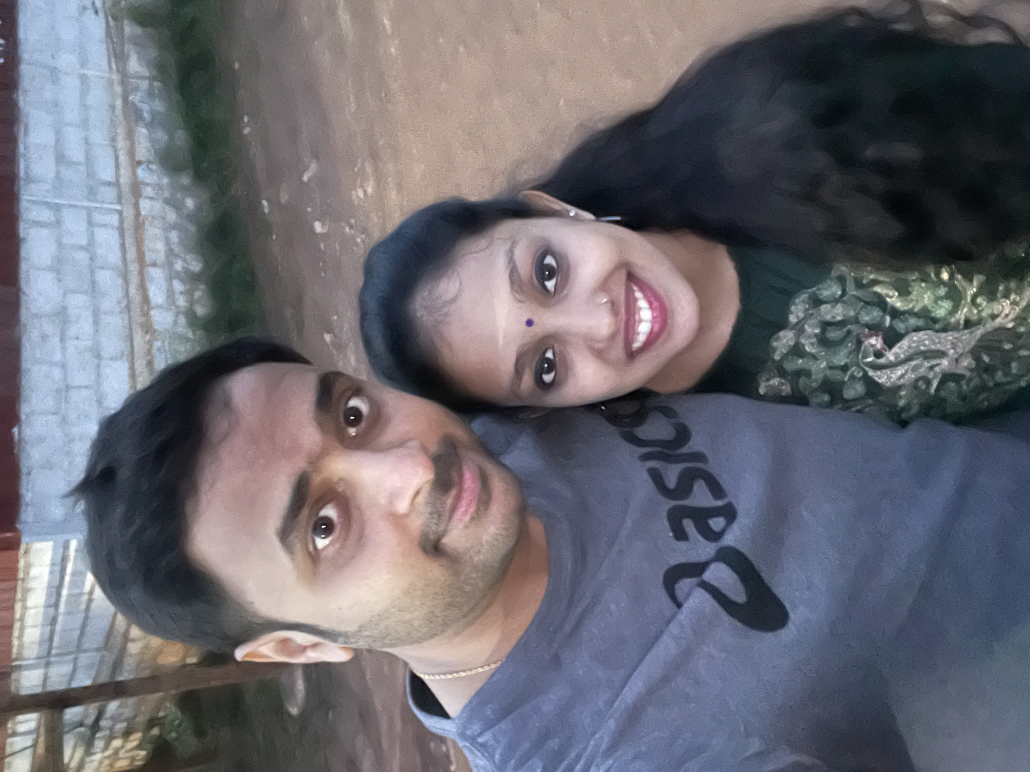
#> input picture IMG_6308.jpeg, 3088 x 2316 px, given as the content of the folder ../IMG_6308.jpeg, which was not available (shown at 1/3 size)
$ python contact_sheet.py ../IMG_6308.jpeg ../IMG_6400.jpeg
#> lines starting #> are read from the running program, lines starting #| are printed output that depends on the picture
"""Number every photo in a folder, group by the date it was taken, and draw contact sheets.

Usage: python3 contact_sheet.py <photos folder> <output folder>
Writes <output>/index.csv (number, date, file) and one sheet JPG per year.
"""
import csv
import sys
from collections import defaultdict
from datetime import datetime
from pathlib import Path

from PIL import Image, ImageDraw, ImageFont, ImageOps

try:  # iPhone HEIC photos
    from pillow_heif import register_heif_opener
    register_heif_opener()
#> (this line was passed over: pillow_heif is not available in this run)
except ImportError:
    pass

EXTS = {".jpg", ".jpeg", ".png", ".heic", ".webp", ".tif", ".tiff"}
THUMB, COLS, PAD = 300, 6, 12


def taken(path: Path, im: Image.Image) -> datetime:
    exif = im.getexif()
    raw = exif.get_ifd(0x8769).get(36867) or exif.get(306)  # DateTimeOriginal, then DateTime
    try:
        return datetime.strptime(str(raw), "%Y:%m:%d %H:%M:%S")
    except ValueError:
        return datetime.fromtimestamp(path.stat().st_mtime)


def main() -> int:
    src, out = Path(sys.argv[1]), Path(sys.argv[2])
    out.mkdir(parents=True, exist_ok=True)
    photos = []
    for p in sorted(src.rglob("*")):
        if p.suffix.lower() not in EXTS:
            continue
        with Image.open(p) as im:
#> im is the input picture: PIL image 3088x2316 RGB; mean R, G, B 106.1, 105.2, 113.3
            when = taken(p, im)
#> in taken, `raw = exif.get_ifd(0x8769).get(36867) or exif.get(306)`: raw = '2021:11:14 18:07:39'
            th = ImageOps.exif_transpose(im).convert("RGB")
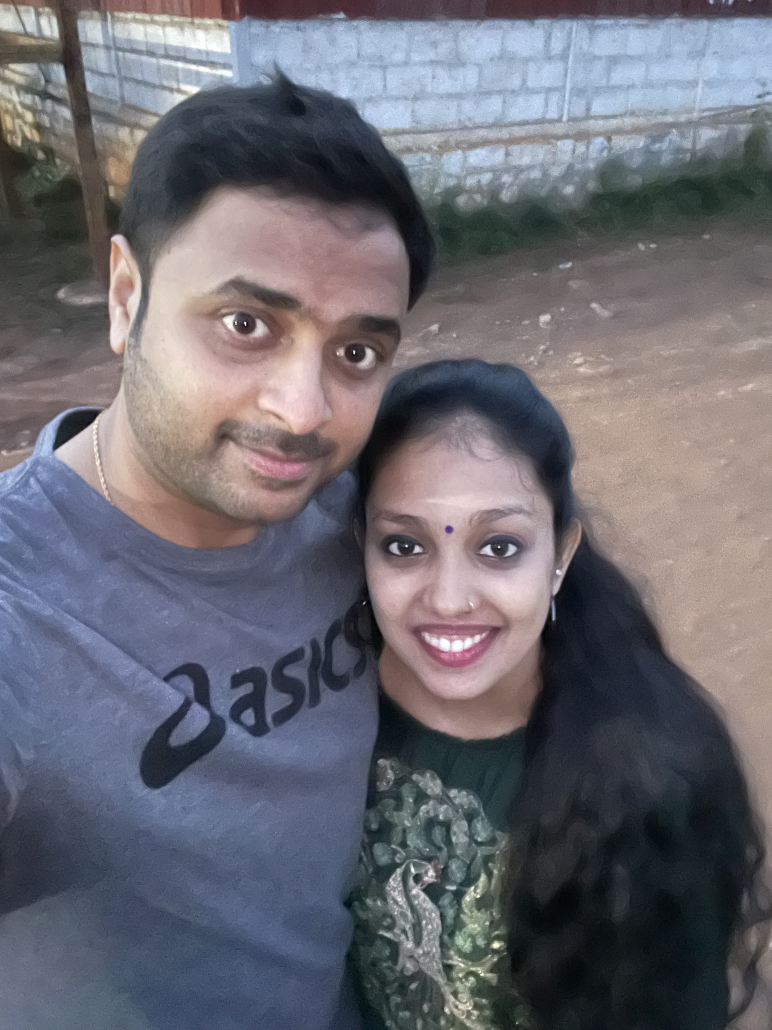
#> th: PIL image 2316x3088 RGB (shown at 1/3 size); mean R, G, B 106.1, 105.2, 113.3
            th.thumbnail((THUMB, THUMB))
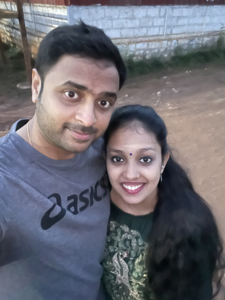
#> th: PIL image 225x300 RGB; mean R, G, B 106, 105.2, 113.3
        photos.append((when, p, th))
    photos.sort(key=lambda x: x[0])

    font = ImageFont.load_default(size=28)
    groups = defaultdict(list)
    with open(out / "index.csv", "w", newline="") as f:
        w = csv.writer(f)
        w.writerow(["number", "taken", "file"])
        for n, (when, p, th) in enumerate(photos, 1):
            w.writerow([n, when.isoformat(sep=" "), p.relative_to(src)])
            groups[when.year].append((n, when, th))
#> this loop made 1 pass
#> n on pass 1: 1

    for year, items in sorted(groups.items()):
        rows = (len(items) + COLS - 1) // COLS
        sheet = Image.new("RGB", (COLS * (THUMB + PAD) + PAD, rows * (THUMB + PAD) + PAD), "white")
        draw = ImageDraw.Draw(sheet)
        for i, (n, when, th) in enumerate(items):
            x = PAD + (i % COLS) * (THUMB + PAD)
            y = PAD + (i // COLS) * (THUMB + PAD)
            sheet.paste(th, (x + (THUMB - th.width) // 2, y + (THUMB - th.height) // 2))
            label = f"{n}  {when:%d %b}"
            draw.rectangle([x, y, x + 150, y + 36], fill="black")
            draw.text((x + 6, y + 3), label, fill="white", font=font)
        sheet.save(out / f"sheet-{year}.jpg", quality=80)
        print(f"{year}: {len(items)} photos")
    return 0


if __name__ == "__main__":
#> (the run stopped early here; a loop or call above may not have finished)

$ run again, on IMG_6400.jpeg
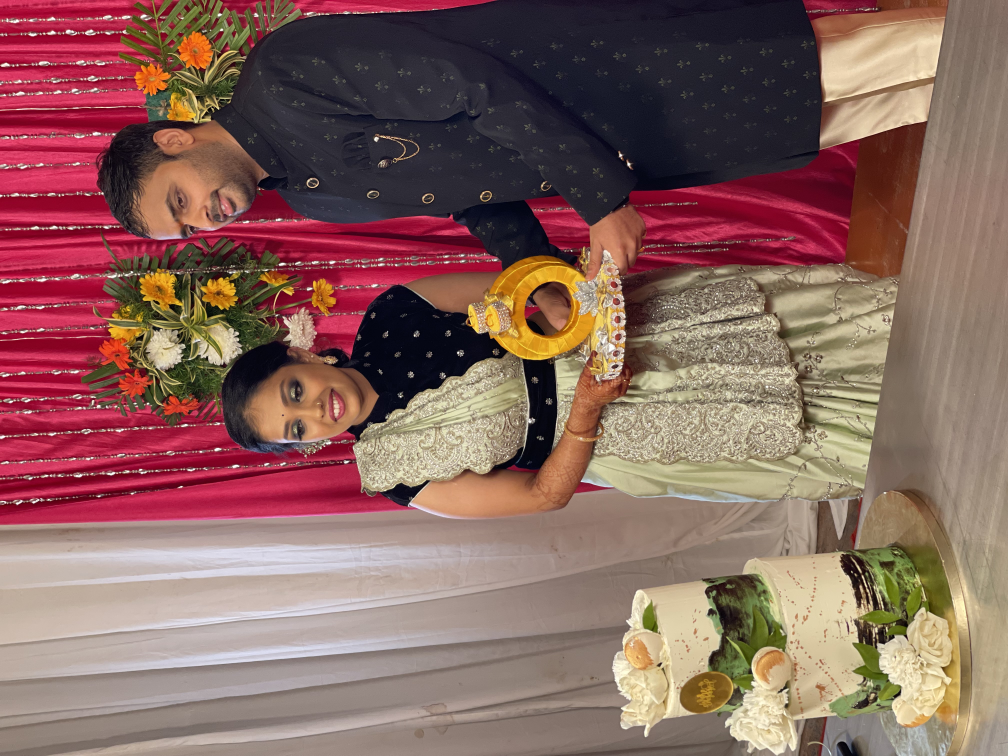
#> input picture IMG_6400.jpeg, 4032 x 3024 px, given as the content of the folder ../IMG_6400.jpeg, which was not available (shown at 1/4 size)
#> in main, im is the input picture: PIL image 4032x3024 RGB; mean R, G, B 136.8, 100.8, 94.1
#> raw = '2021:11:23 21:22:28'
#> in main, `th = ImageOps.exif_transpose(im).convert("RGB")`:
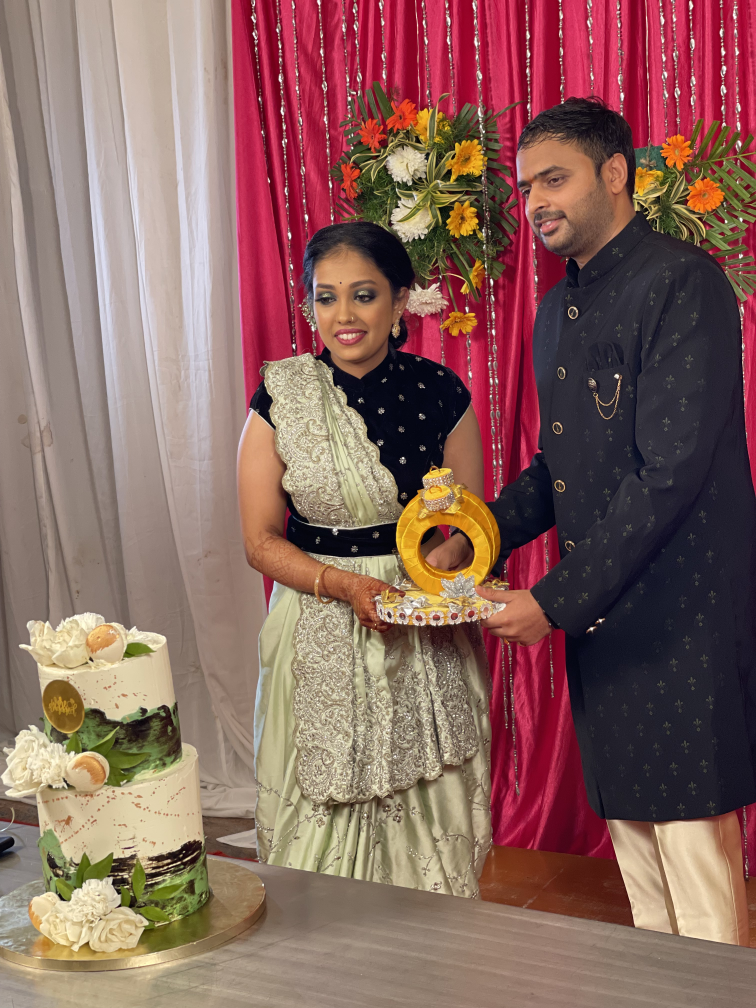
#> th: PIL image 3024x4032 RGB (shown at 1/4 size); mean R, G, B 136.8, 100.8, 94.1
#> in main, `th.thumbnail((THUMB, THUMB))`:
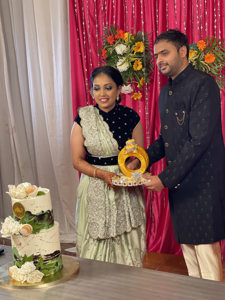
#> th: PIL image 225x300 RGB; mean R, G, B 136.8, 100.8, 94.1
#> the loop in main, `for n, (when, p, th) in enumerate(photos, 1):` made 1 pass
#> n on pass 1: 1

$ run again, on IMG_6402.jpeg
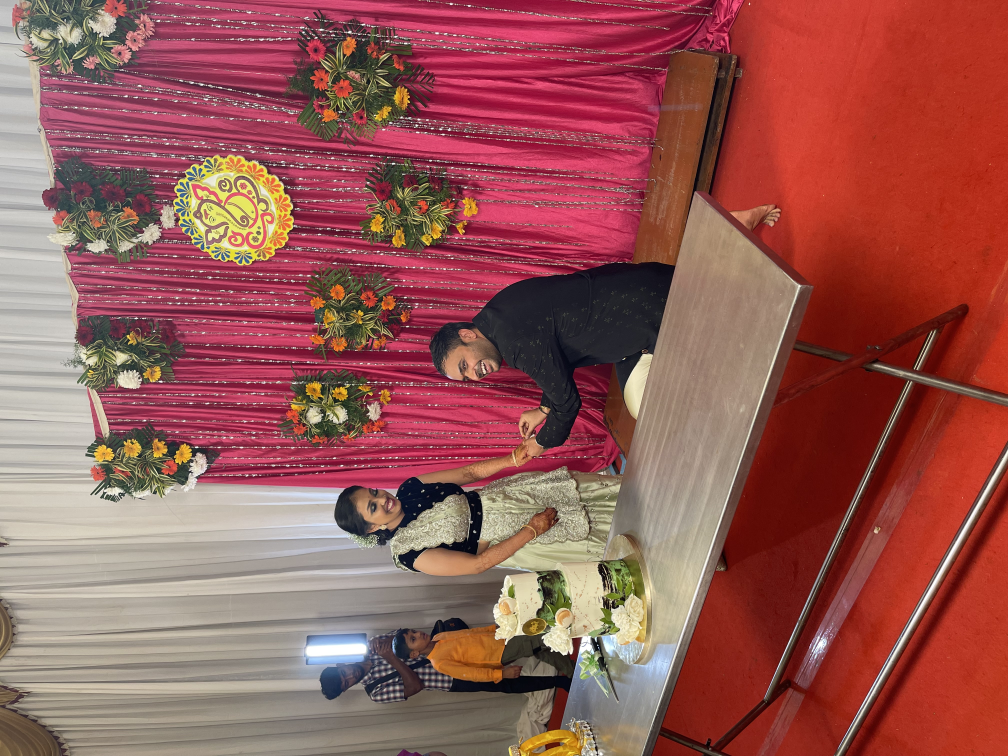
#> input picture IMG_6402.jpeg, 4032 x 3024 px, given as the content of the folder ../IMG_6402.jpeg, which was not available (shown at 1/4 size)
#> in main, im is the input picture: PIL image 4032x3024 RGB; mean R, G, B 150.6, 88.1, 84.2
#> raw = '2021:11:23 21:22:56'
#> in main, `th = ImageOps.exif_transpose(im).convert("RGB")`:
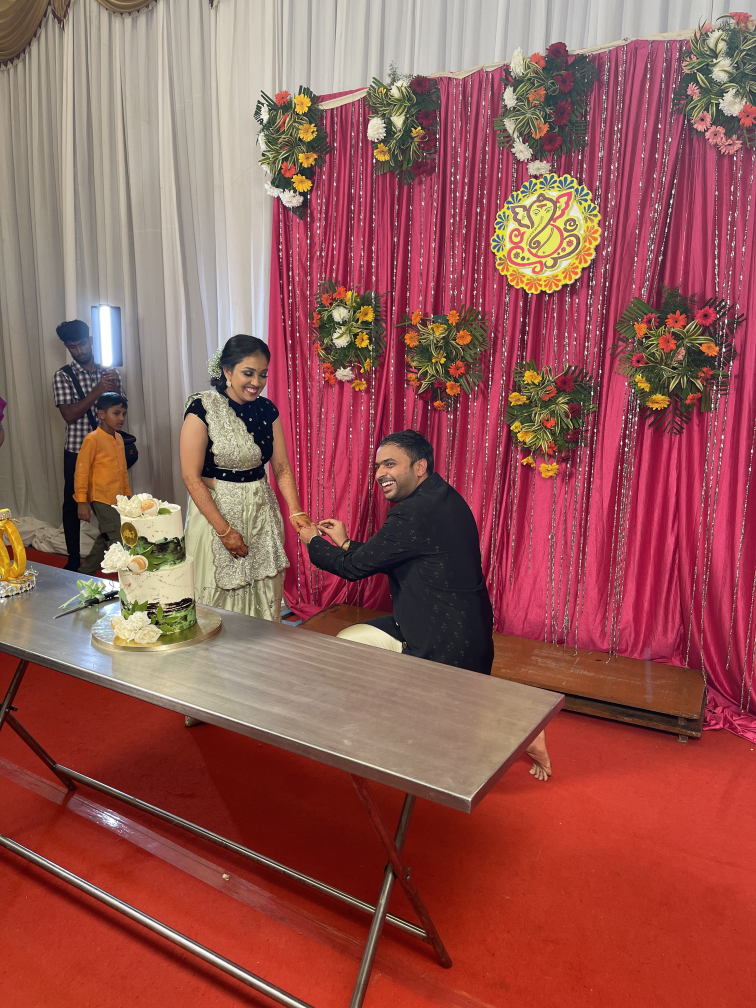
#> th: PIL image 3024x4032 RGB (shown at 1/4 size); mean R, G, B 150.6, 88.1, 84.2
#> in main, `th.thumbnail((THUMB, THUMB))`:
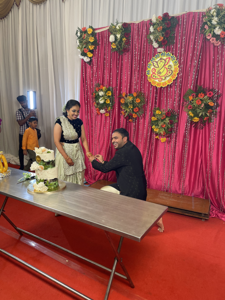
#> th: PIL image 225x300 RGB; mean R, G, B 150.6, 88.1, 84.2
#> the loop in main, `for n, (when, p, th) in enumerate(photos, 1):` made 1 pass
#> n on pass 1: 1
